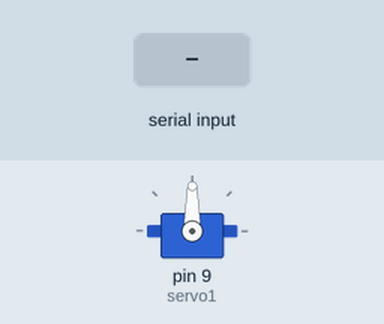
The sketch below on a simulated Arduino Uno, built with avr-gcc and run on an emulated ATmega328P. Parts: servo. The inputs (shaded band) are chosen by the test bench.

Above: at 1.2 s.
1.3 s: "1" received over Serial
At 2.4 s:
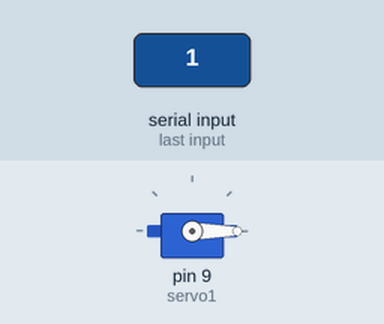
2.8 s: "2" received over Serial
At 4.3 s:
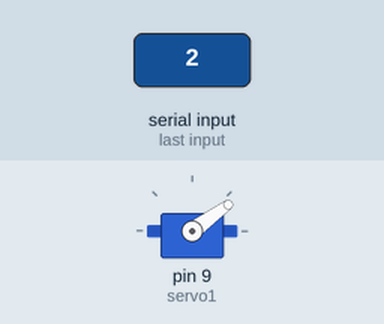
5.3 s: "3" received over Serial
At 7.4 s:
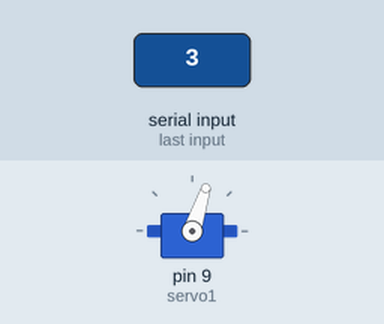
7.8 s: "4" received over Serial
At 9.3 s:
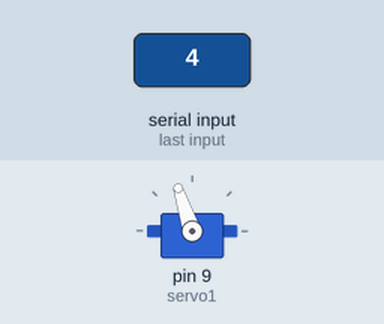
10.3 s: "5" received over Serial
At 12.4 s:
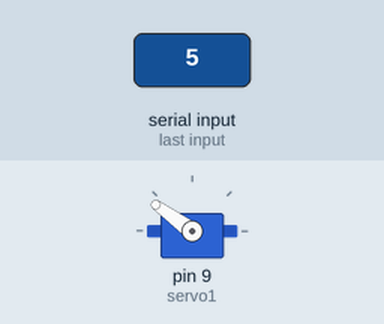
12.8 s: "6" received over Serial
At 14.3 s:
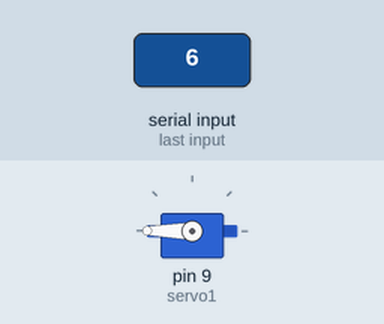
Timing chart, 0 to 15.8 s (numbered marks = the images above; inputs shaded):
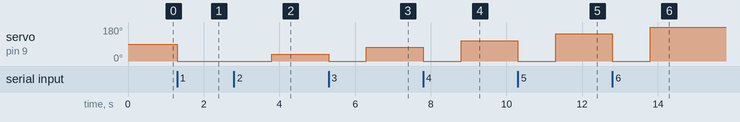

The sketch:

BaseBoardMark1.0.ino
```cpp
/*
 * Name: Jack Bergin
 * Date: 7/26/19
 * Project: Making a smart thermostat for the cabin
 * Suggestions for hardware and software: by adding a 100uF capacitor
 * between 5V and GND, the capacitor will help calm the
 * sudden rush you might get when the servo first starts to turn.
 * --------------------------------------------------------------
 * Currently this program justs allows for you to control the
 * thermostat remotcontrolly via bluetooth. We could also impement
 * infred to ensure workability of the program but it would be
 * more of a pain in the ass to update.
 * --------------------------------------------------------------
 * I am going to make a seperate program to opperate the tempsensor
 * and then act accordingly.
 */

 //We can add an if inside of the selected temps that use the temp sensor
 //as an auto adjust to keep the tewmpatjre constant. This can be done
 //with small adjustments of 5 degrees clockwise or 5 degrees clockwise every 5 minutes

#include <SoftwareSerial.h>
//include the servo library
#include <Servo.h>

volatile int state = LOW;
char getstr;

//create a servo object called servo1
Servo servo1;

void setup()
{
   servo1.attach(9);
   Serial.begin(9600);
}
void loop()
{
   getstr = Serial.read();

   if(getstr=='1')//Sets up for 60 degrees
   {
      low();
   }
   else if(getstr=='2')//Sets up for 65 degrees
   {
      medLow();
   }
   else if(getstr=='3')//Sets up for 70 degrees
   {
      medium();
   }
   else if(getstr=='4')//Sets up for 75 degrees
   {
      mediumMed();
   }
   else if(getstr=='5')//Sets up for 80 degrees
   {
      mediumHigh();
   }
   else if(getstr== '6')
   {
       high();
   }
}
void low()
{
  servo1.write(0);
  delay(1000);
}
void medLow()
{
  servo1.write(0);
  delay(1000);
  // Tell servo to go to 36 degrees
  servo1.write(36);
  delay(1000);
}
void medium()
{
  servo1.write(0);
  delay(1000);
  // Tell servo to go to 72 degrees
  servo1.write(72);
  delay(1000);
}
void mediumMed()
{
  servo1.write(0);
  delay(1000);
  // Tell servo to go to 108 degrees
  servo1.write(108);
  delay(1000);
}
void mediumHigh()
{
  servo1.write(0);
  delay(1000);
  // Tell servo to go to 144 degrees
  servo1.write(144);
  delay(1000);
}
void high()
{
  servo1.write(0);
  delay(1000);
  // Tell servo to go to 180 degrees
  servo1.write(180);
  delay(1000);
}


/* Pretty sure this acts like a pilot
 *  program for the HC-08 and isn't required
 *  for the program to run smoothly...
void stateChange()
{
   state = !state;
   digitalWrite(LED, state);
}
*/
```

Measured:
- after the input at 1.3 s, servo on pin 9 (servo1): 90° → 0° at once
- after the input at 2.8 s, servo on pin 9 (servo1): 0° → 36° after 1.0 s
- after the input at 5.3 s, servo on pin 9 (servo1): 36° → 0° at once, → 72° 1.0 s later
- after the input at 7.8 s, servo on pin 9 (servo1): 72° → 0° at once, → 108° 1.0 s later
- after the input at 10.3 s, servo on pin 9 (servo1): 108° → 0° at once, → 144° 1.0 s later
- after the input at 12.8 s, servo on pin 9 (servo1): 144° → 0° at once, → 180° 1.0 s later
